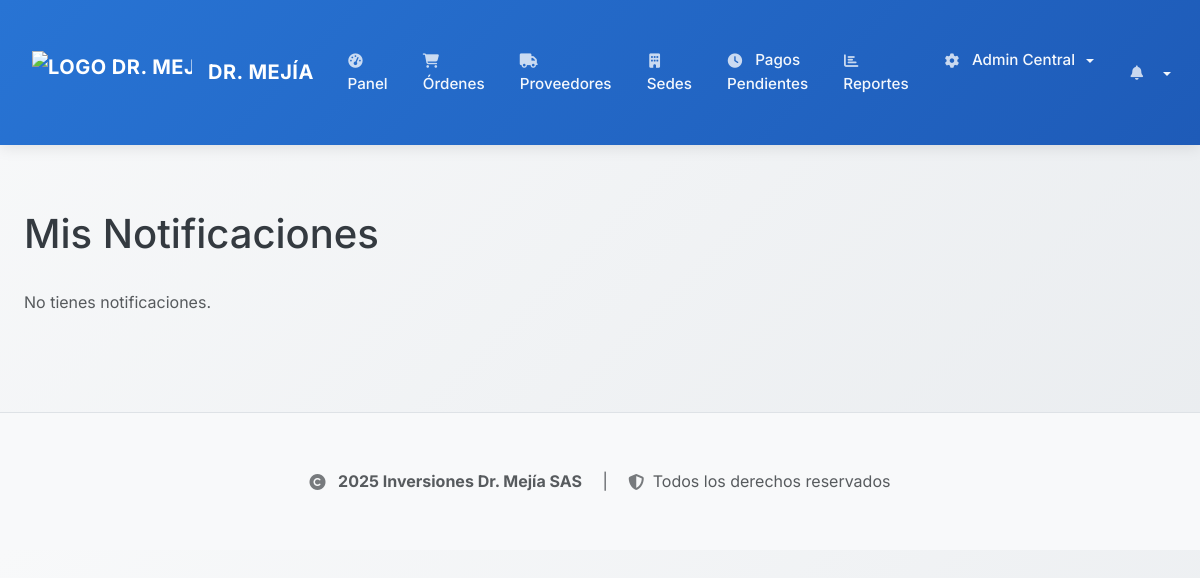
The app's page /notifications (signed in), older data.
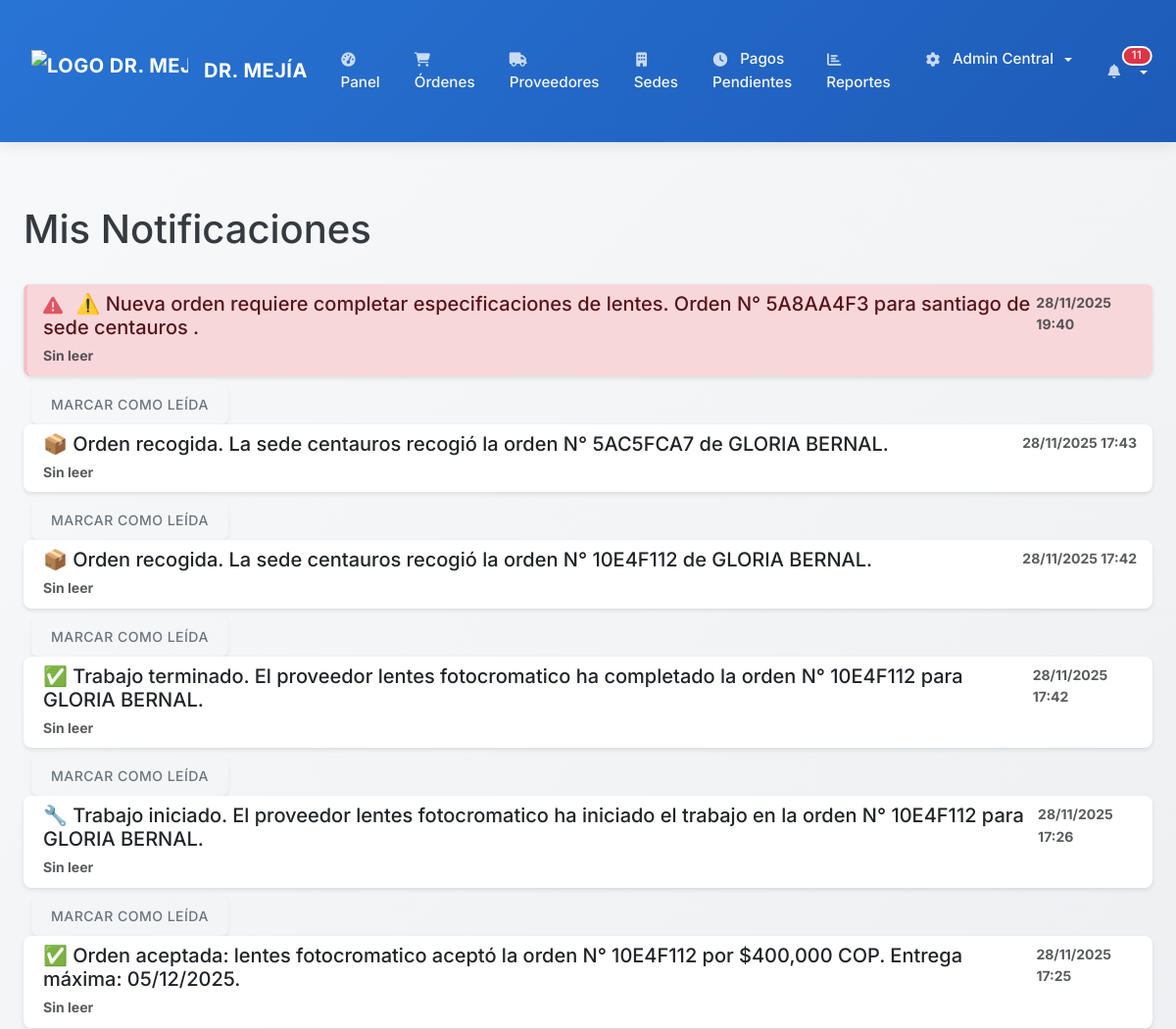
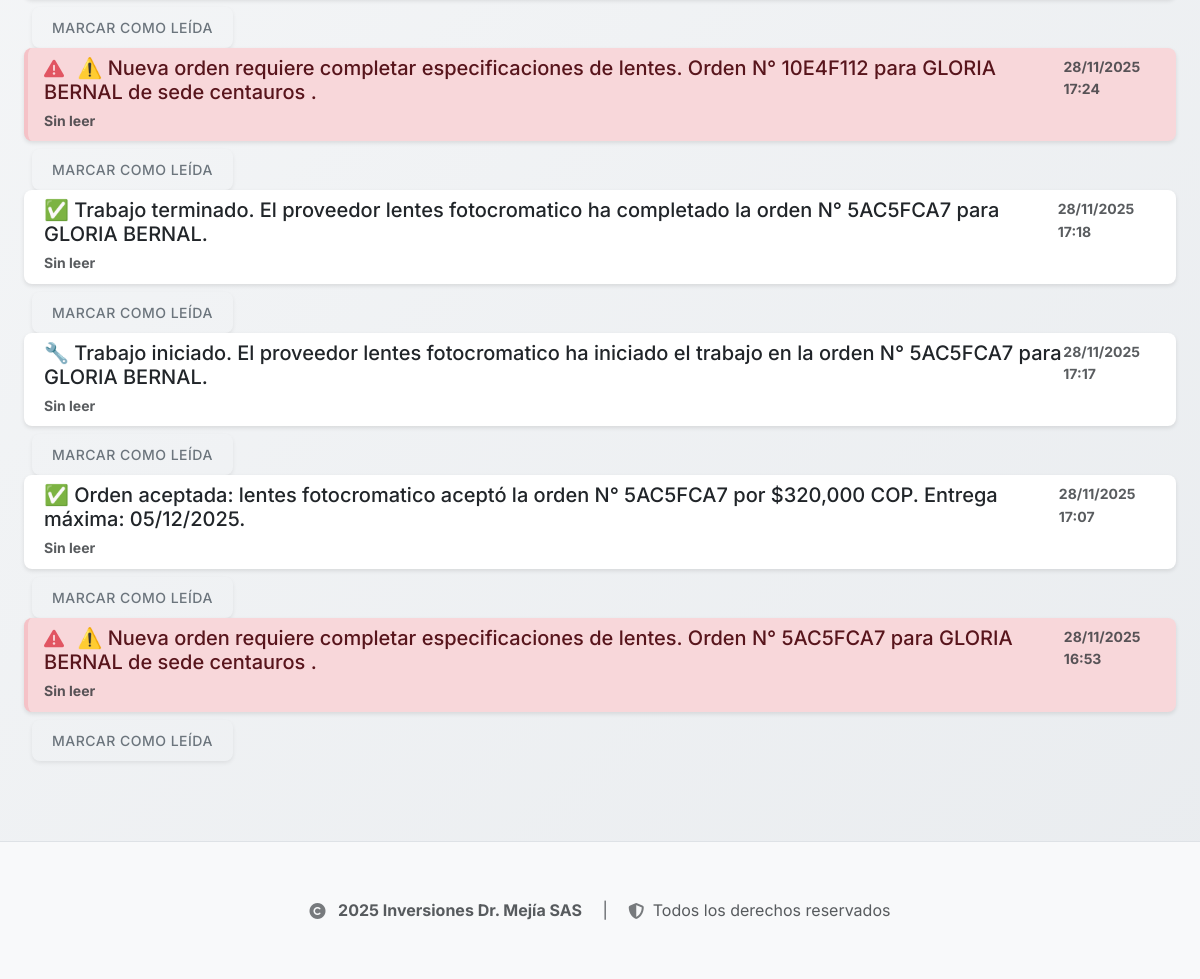
The same page, newer data (2 pictures, top to bottom).
### backend/app/models.py (models this page shows, shortened)
class Notification(db.Model):
    id = db.Column(db.Integer, primary_key=True)
    user_id = db.Column(db.Integer, db.ForeignKey('user.id'), nullable=False)
    user = db.relationship('User', backref='notifications')
    message = db.Column(db.String(512), nullable=False)
    is_read = db.Column(db.Boolean, default=False)
    created_at = db.Column(db.DateTime, default=datetime.utcnow)
    work_order_id = db.Column(db.Integer, db.ForeignKey('work_order.id'), nullable=True)
    work_order = db.relationship('WorkOrder', backref='notifications_related', foreign_keys=[work_order_id])

### backend/app/routes.py (the view)
@bp.route('/notifications')
@login_required
def view_notifications():
    notifications = Notification.query.filter_by(user_id=current_user.id).order_by(Notification.created_at.desc()).limit(20).all()
    for notif in notifications:
        if not notif.is_read:
            notif.is_read = True
    db.session.commit()
    return render_template('notifications/list.html', title='Mis Notificaciones', notifications=notifications)

### backend/app/models.py (called while the page is built)
@login_manager.user_loader
def load_user(user_id):
    return User.query.get(int(user_id))

### backend/app/routes.py (called while the page is built, shortened)
@bp.context_processor
def inject_notifications():
    if current_user.is_authenticated:
        unread_notifications_count = Notification.query.filter_by(user_id=current_user.id, is_read=False).count()
        latest_notifications = Notification.query.filter_by(user_id=current_user.id).order_by(Notification.created_at.desc()).limit(5).all()
        sede_messages_count = 0
        return dict(
            unread_notifications_count=unread_notifications_count,
            latest_notifications=latest_notifications,
            sede_messages_count=sede_messages_count
        )
    return dict(unread_notifications_count=0, latest_notifications=[])

### frontend/templates/notifications/list.html
{% extends "base.html" %}
{% block content %}
    <h1 class="mb-4">Mis Notificaciones</h1>
    {% if notifications %}
        <div class="list-group">
            {% for notification in notifications %}
                <a href="{{ url_for('main.view_order', order_id=notification.work_order_id) if notification.work_order_id else '#' }}"
                   class="list-group-item list-group-item-action {% if not notification.is_read %}fw-bold{% endif %} {% if '⚠️' in notification.message %}list-group-item-danger{% endif %}"
                   {% if '⚠️' in notification.message and not notification.is_read %}style="background-color: #f8d7da; border-color: #f5c2c7;"{% endif %}>
                    <div class="d-flex w-100 justify-content-between align-items-start">
                        <h5 class="mb-1">
                            {% if '⚠️' in notification.message %}
                                <i class="fas fa-exclamation-triangle text-danger me-2"></i>
                            {% endif %}
                            {{ notification.message }}
                        </h5>
                        <small class="text-muted">{{ notification.created_at.strftime('%d/%m/%Y %H:%M') }}</small>
                    </div>
                    <small class="text-muted">
                        {% if notification.is_read %}Leída{% else %}Sin leer{% endif %}
                        {% if not notification.is_read %}
                            <a href="{{ url_for('main.mark_notification_read', notification_id=notification.id) }}" class="btn btn-sm btn-outline-secondary ms-2">Marcar como leída</a>
                        {% endif %}
                    </small>
                </a>
            {% endfor %}
        </div>
    {% else %}
        <p class="text-muted">No tienes notificaciones.</p>
    {% endif %}
{% endblock %}

Row changes from the older to the newer data that the page shows:
added Notification: message "⚠️ Nueva orden requiere completar especificaciones de lentes. Orden N° 5A8AA4F3 para santiago de sede centauros .", created_at "28/11/2025 19:40", is_read "Sin leer"
added Notification: message "📦 Orden recogida. La sede centauros recogió la orden N° 5AC5FCA7 de GLORIA BERNAL.", created_at "28/11/2025 17:43", is_read "Sin leer"
added Notification: message "📦 Orden recogida. La sede centauros recogió la orden N° 10E4F112 de GLORIA BERNAL.", created_at "28/11/2025 17:42", is_read "Sin leer"
added Notification: message "✅ Trabajo terminado. El proveedor lentes fotocromatico ha completado la orden N° 10E4F112 para GLORIA BERNAL.", created_at "28/11/2025 17:42", is_read "Sin leer"
added Notification: message "🔧 Trabajo iniciado. El proveedor lentes fotocromatico ha iniciado el trabajo en la orden N° 10E4F112 para GLORIA BERNAL.", created_at "28/11/2025 17:26", is_read "Sin leer"
added Notification: message "✅ Orden aceptada: lentes fotocromatico aceptó la orden N° 10E4F112 por $400,000 COP. Entrega máxima: 05/12/2025.", created_at "28/11/2025 17:25", is_read "Sin leer"
added Notification: message "⚠️ Nueva orden requiere completar especificaciones de lentes. Orden N° 10E4F112 para GLORIA BERNAL de sede centauros .", created_at "28/11/2025 17:24", is_read "Sin leer"
added Notification: message "✅ Trabajo terminado. El proveedor lentes fotocromatico ha completado la orden N° 5AC5FCA7 para GLORIA BERNAL.", created_at "28/11/2025 17:18", is_read "Sin leer"
added Notification: message "🔧 Trabajo iniciado. El proveedor lentes fotocromatico ha iniciado el trabajo en la orden N° 5AC5FCA7 para GLORIA BERNAL.", created_at "28/11/2025 17:17", is_read "Sin leer"
added Notification: message "✅ Orden aceptada: lentes fotocromatico aceptó la orden N° 5AC5FCA7 por $320,000 COP. Entrega máxima: 05/12/2025.", created_at "28/11/2025 17:07", is_read "Sin leer"
added Notification: message "⚠️ Nueva orden requiere completar especificaciones de lentes. Orden N° 5AC5FCA7 para GLORIA BERNAL de sede centauros .", created_at "28/11/2025 16:53", is_read "Sin leer"
Text that changed along with them:
{{ unread_notifications_count }}: (not shown) → "11"
text no longer shown: "No tienes notificaciones."
